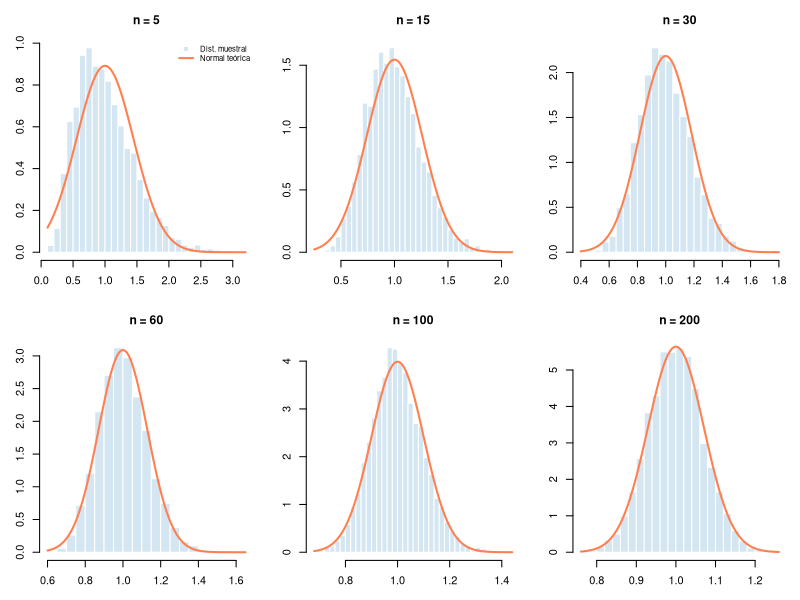
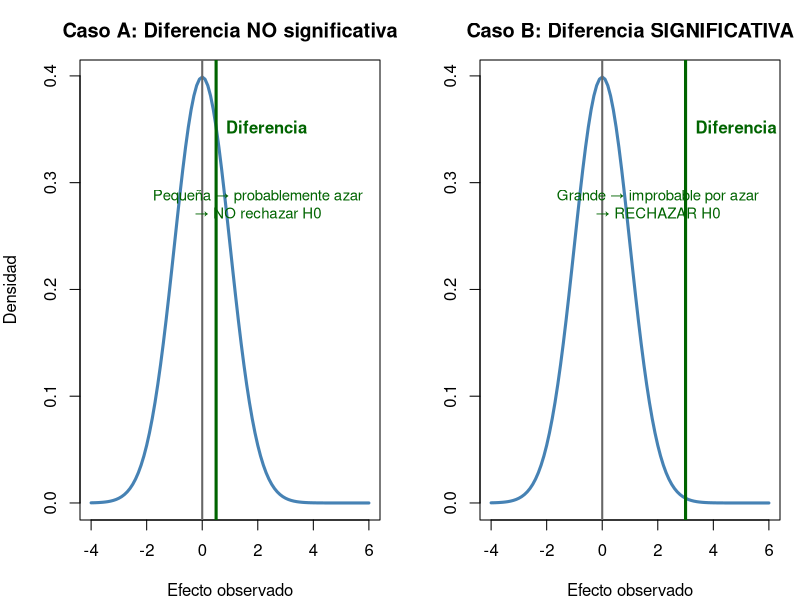
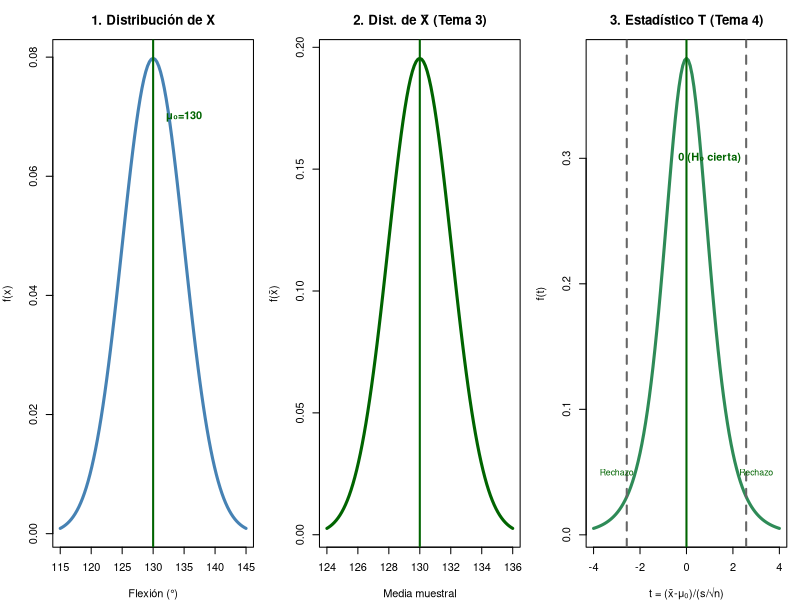
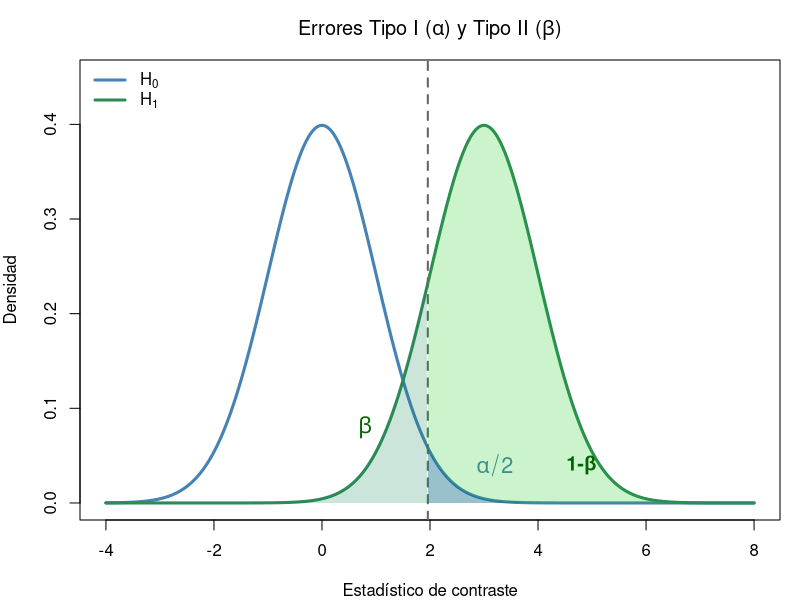
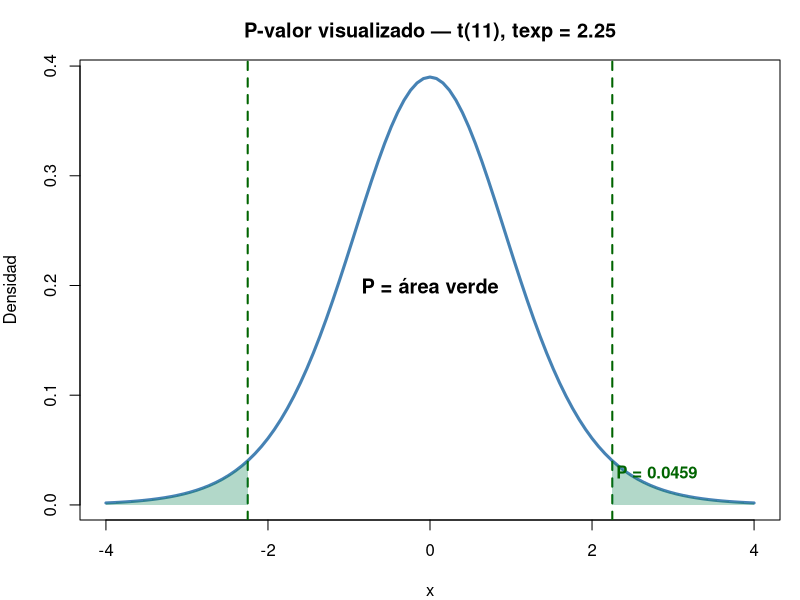
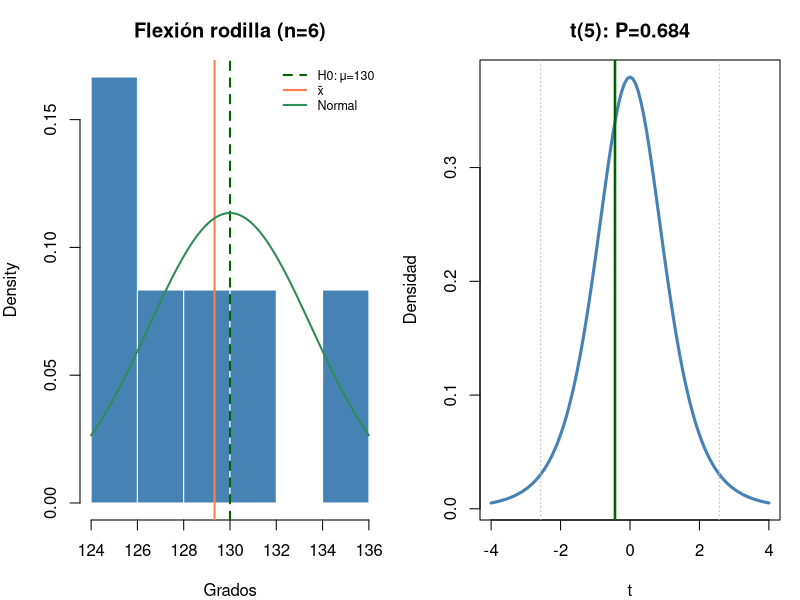
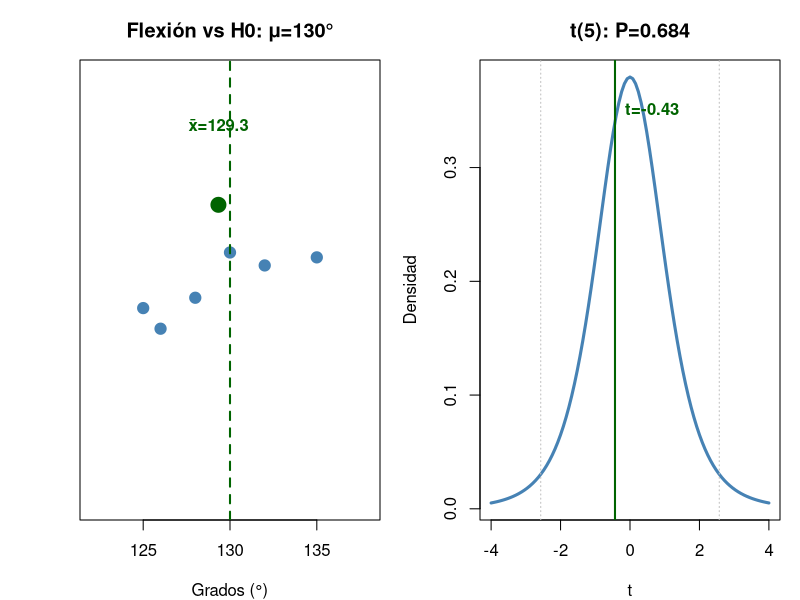

These charts were generated, in order, by the following R code:
## ---- chunk 1
#| fig-height: 5.5
par(mfrow=c(2,3), mar=c(3,3,3,1))
set.seed(123)
ns <- c(5, 15, 30, 60, 100, 200)
for(i in 1:length(ns)){
  n <- ns[i]
  medias <- replicate(5000, mean(rexp(n, rate=1)))  # exponencial (muy asimétrica)
  hist(medias, col="#d4e6f1", border="white", freq=FALSE, breaks=30,
       main=paste0("n = ", n), xlab=expression(bar(x)), cex.main=1.1)
  curve(dnorm(x, mean=1, sd=1/sqrt(n)), add=T, col="coral", lwd=2)
  if(i==1) legend("topright", c("Dist. muestral", "Normal teórica"),
                  col=c("#d4e6f1","coral"), lwd=c(NA,2), pch=c(15,NA), bty="n", cex=0.7)
}
par(mfrow=c(1,1))
## ---- chunk 2
#| fig-height: 5
set.seed(123)
par(mfrow=c(1,2), mar=c(4,4,3,1))
# Escenario A: Diferencia pequeña (ruido)
curve(dnorm(x, 0, 1), -4, 6, lwd=3, col="steelblue", ylab="Densidad",
      main="Caso A: Diferencia NO significativa", xlab="Efecto observado")
abline(v=0, lwd=2, col="grey40"); abline(v=0.5, lwd=3, col="darkgreen")
text(0.5, 0.35, "Diferencia", col="darkgreen", pos=4, font=2)
text(2, 0.28, "Pequeña → probablemente azar\n→ NO rechazar H0", col="darkgreen", cex=0.9)
# Escenario B: Diferencia grande (señal)
curve(dnorm(x, 0, 1), -4, 6, lwd=3, col="steelblue", ylab="",
      main="Caso B: Diferencia SIGNIFICATIVA", xlab="Efecto observado")
abline(v=0, lwd=2, col="grey40"); abline(v=3, lwd=3, col="darkgreen")
text(3, 0.35, "Diferencia", col="darkgreen", pos=4, font=2)
text(2, 0.28, "Grande → improbable por azar\n→ RECHAZAR H0", col="darkgreen", cex=0.9)
par(mfrow=c(1,1))
## ---- chunk 3
n<-12; xbar<-189.76; s<-62.02
cat("Caso a (mu0=200): t =", round((xbar-200)/(s/sqrt(n)),3),
    "P =", round(2*pt(-abs((xbar-200)/(s/sqrt(n))),11),4),
    "\nCaso b (mu0=230): t =", round((xbar-230)/(s/sqrt(n)),3),
    "P =", round(2*pt(-abs((xbar-230)/(s/sqrt(n))),11),4))
## ---- chunk 4
#| fig-height: 5
par(mfrow=c(1,3), mar=c(4,4,3,1))

# Panel 1: Distribución de X (datos originales)
curve(dnorm(x, 130, 5), 115, 145, lwd=3, col="steelblue",
      main="1. Distribución de X", xlab="Flexión (°)", ylab="f(x)")
abline(v=130, col="darkgreen", lwd=2); text(135, 0.07, "μ₀=130", col="darkgreen", font=2)

# Panel 2: Distribución de la media muestral (T3)
curve(dnorm(x, 130, 5/sqrt(6)), 124, 136, lwd=3, col="darkgreen",
      main="2. Dist. de X̄ (Tema 3)", xlab="Media muestral", ylab="f(x̄)")
abline(v=130, col="darkgreen", lwd=2); text(131, 0.9, "μ=130", col="darkgreen", font=2)

# Panel 3: Estadístico de contraste T (T4 — estandarizado bajo H₀)
curve(dt(x, 5), -4, 4, lwd=3, col="seagreen",
      main="3. Estadístico T (Tema 4)", xlab="t = (x̄-μ₀)/(s/√n)", ylab="f(t)")
abline(v=0, col="darkgreen", lwd=2); text(1, 0.3, "0 (H₀ cierta)", col="darkgreen", font=2)
# Marcar región de rechazo
t_crit <- qt(0.975, 5)
abline(v=c(-t_crit, t_crit), col="grey40", lty=2, lwd=2)
text(3, 0.05, "Rechazo", col="darkgreen", cex=0.8)
text(-3, 0.05, "Rechazo", col="darkgreen", cex=0.8)

par(mfrow=c(1,1))
## ---- chunk 5
#| fig-height: 5
#| fig-alt: "Visualización de los errores Tipo I (alfa) y Tipo II (beta) con dos distribuciones normales solapadas. La distribución bajo H0 en azul (centrada en 0) y bajo H1 en verde (centrada en 3). El área azul a la derecha de la línea crítica vertical es alfa (error Tipo I), el área verde a la izquierda es beta (error Tipo II), y el área verde a la derecha es la potencia (1-beta)."
# Visualización de errores con dos distribuciones
par(mar=c(4,4,3,1))
x <- seq(-4, 8, 0.01)
y_H0 <- dnorm(x, 0, 1)     # Distribución bajo H0
y_H1 <- dnorm(x, 3, 1)     # Distribución bajo H1 (efecto real)
plot(x, y_H0, type="l", lwd=3, col="steelblue", ylab="Densidad",
     main=expression(paste("Errores Tipo I (", alpha, ") y Tipo II (", beta, ")")),
     ylim=c(0,0.45), xlab="Estadístico de contraste")
lines(x, y_H1, lwd=3, col="seagreen")
t_crit <- qnorm(0.975)  # 1.96
abline(v=t_crit, col="grey40", lty=2, lwd=2)
# α — cola derecha bajo H0
xf <- seq(t_crit, 8, 0.01); yf <- dnorm(xf, 0, 1)
polygon(c(xf, rev(xf)), c(yf, rep(0,length(yf))), col=rgb(0,0,1,0.25), border=NA)
text(3.2, 0.04, expression(alpha/2), col="steelblue", cex=1.3, font=2)
# β — bajo H1 a la izquierda de t_crit
xf <- seq(-4, t_crit, 0.01); yf <- dnorm(xf, 3, 1)
polygon(c(xf, rev(xf)), c(yf, rep(0,length(yf))), col=rgb(0,0.5,0.3,0.2), border=NA)
text(0.8, 0.08, expression(beta), col="darkgreen", cex=1.3, font=2)
# Potencia (1-β)
xf <- seq(t_crit, 8, 0.01); yf <- dnorm(xf, 3, 1)
polygon(c(xf, rev(xf)), c(yf, rep(0,length(yf))), col=rgb(0,0.8,0,0.2), border=NA)
text(4.8, 0.04, "1-β", col="darkgreen", cex=1.2, font=2)
legend("topleft", c(expression(H[0]), expression(H[1])), col=c("steelblue","seagreen"), lwd=3, bty="n")
## ---- chunk 6
#| fig-height: 4.5
# Visualización del P-valor
curve(dt(x, 11), -4, 4, lwd=3, col="steelblue", ylab="Densidad",
      main="P-valor visualizado — t(11), texp = 2.25")
abline(v=c(-2.25, 2.25), col="darkgreen", lwd=2, lty=2)
# Área del P-valor (dos colas)
xr <- seq(2.25, 4, 0.01); yr <- dt(xr, 11)
polygon(c(xr, rev(xr)), c(yr, rep(0,length(yr))), col=rgb(0,0.5,0.3,0.3), border=NA)
xl <- seq(-4, -2.25, 0.01); yl <- dt(xl, 11)
polygon(c(xl, rev(xl)), c(yl, rep(0,length(yl))), col=rgb(0,0.5,0.3,0.3), border=NA)
text(0, 0.2, "P = área verde", font=2, cex=1.2)
text(2.8, 0.03, paste0("P = ", round(2*pt(-2.25,11),4)), col="darkgreen", font=2)
## ---- chunk 7
x<-c(125,132,128,135,130,126); t<-(mean(x)-130)/(sd(x)/sqrt(6))
cat("t =", round(t,3), "→ P(t) =", round(2*pt(-abs(t),5),4),
    "\nP(z aprox) =", round(2*pnorm(-abs(t)),4))
## ---- chunk 8
x <- c(125,132,128,135,130,126)
invisible(capture.output(t.test(x, mu = 130)))
# BioEstatR: testt(m = mean(x), s = sd(x), n = length(x), m0 = 130)


# Visualización
par(mfrow=c(1,2), mar=c(4,4,3,1))
# Histograma con IC
hist(x, col="steelblue", border="white", main="Flexión rodilla (n=6)", 
     xlab="Grados", freq=FALSE)
abline(v=130, col="darkgreen", lwd=2, lty=2)
abline(v=mean(x), col="coral", lwd=2)
curve(dnorm(x, mean(x), sd(x)), add=TRUE, col="seagreen", lwd=2)
legend("topright", c("H0: μ=130","x̄","Normal"), col=c("darkgreen","coral","seagreen"),
       lty=c(2,1,1), lwd=2, bty="n", cex=0.75)
# Distribución t con estadístico
curve(dt(x, 5), -4, 4, lwd=3, col="steelblue",
      main=paste0("t(5): P=", round(t.test(x,mu=130)$p.value,3)),
      xlab="t", ylab="Densidad")
abline(v=c(-qt(0.975,5), qt(0.975,5)), col="grey", lty=3)
abline(v=t.test(x,mu=130)$statistic, col="darkgreen", lwd=2.5)
par(mfrow=c(1,1))

## ---- chunk 9
x<-48; n<-287; p0<-0.22
z<-(x - n*p0 + 0.5)/sqrt(n*p0*(1-p0))
P<-2*pnorm(-abs(z))
cat("z =", round(z,3), "P =", round(P,4))
## ---- chunk 10
x<-47; n<-50; p0<-0.95
z<-(x/n-p0)/sqrt(p0*(1-p0)/n)
cat("z =", round(z,3), "P =", round(2*pnorm(-abs(z)),4),
    "\nNo significativo: 94% no difiere de 95% (P = 0.745)")
## ---- chunk 11
#| fig-height: 5
x <- c(125,132,128,135,130,126)
tt <- t.test(x, mu=130)

par(mfrow=c(1,2), mar=c(4,4,3,1))
# Panel 1: Datos vs referencia
stripchart(x, method="jitter", pch=19, col="steelblue", cex=1.5,
           xlim=c(122,138), main="Flexión vs H0: μ=130°", xlab="Grados (°)")
abline(v=130, col="darkgreen", lwd=2, lty=2)
points(mean(x), 1.2, pch=19, col="darkgreen", cex=2)
text(mean(x), 1.35, paste0("x̄=", round(mean(x),1)), col="darkgreen", font=2, pos=3)
# Panel 2: Distribución t
curve(dt(x, 5), -4, 4, lwd=3, col="steelblue",
      main=paste0("t(5): P=", round(tt$p.value,3)), xlab="t", ylab="Densidad")
abline(v=c(-qt(0.975,5), qt(0.975,5)), col="grey", lty=3)
abline(v=tt$statistic, col="darkgreen", lwd=2)
text(tt$statistic, 0.35, paste0("t=", round(tt$statistic,2)), col="darkgreen", font=2, pos=4)
par(mfrow=c(1,1))

cat("t =", round(tt$statistic,2), "gl =", tt$parameter, "P =", round(tt$p.value,4))
